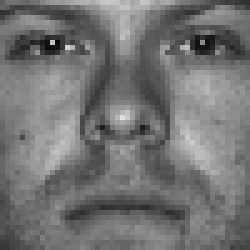
#> input picture facerecognition/yaleBfaces/subset0/person01_01.png, 50 x 50 px, found by its file name (shown 5 times larger); its folder holds only this picture in this run
$ jupyter execute --allow-errors assignment2task2.ipynb
#> lines starting #> are read from the running program, lines starting #| are printed output that depends on the picture
[cell 1]
import numpy as np
import imageio
import os
train_labels = list()
directory = '/yaleBfaces/subset0'
N = len(os.listdir(directory))
T = np.zeros((N,2500))
for i,file in enumerate(os.listdir(directory)):
    img = imageio.imread(os.path.join(directory,file))
#> img is the input picture: shape (50, 50); min 10, max 224, mean 115.6
    T[i,:] = np.float64(img.ravel())
    train_labels.append(''.join(char for char in file.split('_')[0] if char.isdigit()))
train_labels = np.array([int(label) for label in train_labels])
T = np.transpose(T)

[cell 2]
u,s,vh = np.linalg.svd(T)
U = u[:,0:20]

[cell 3]
import matplotlib.pyplot as plt
for j in range(3):
    plt.subplot(1,3,j+1)
    plt.imshow(U[:,j].reshape(50,50))
    plt.show()
#> this loop made 3 passes
#> pass 1, `plt.show()`:
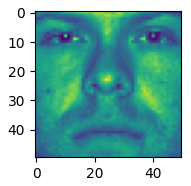
#> figure drawn by matplotlib, 1 panel
#> pass 2, `plt.show()`:
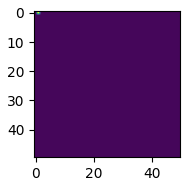
#> figure drawn by matplotlib, 1 panel

[cell 4]
path = 'yaleBfaces/subset0/'
T = np.zeros((2500, 0))
train_labels = list()
for i, file in enumerate(os.listdir(path)):
    img = imageio.imread(os.path.join(path, file))
    img = img.reshape(-1, 1)
#> img = 2500 values, max 224 at index 1174, min 10 at index 411, mean 115.6
    T = np.hstack((T, img))
#> T has the same summary as img
    train_labels.append(''.join(char for char in file.split('_')[0] if char.isdigit()))

train_labels = np.array([int(label) for label in train_labels])
# [4 lines of commented-out code are left out]

idx = np.random.randint(10)
def visualize(T, train_labels):
    plt.figure(figsize=(20, 20))
    for i in range(7):
        plt.subplot(4,3,i+1)
        plt.imshow(T[:,i+7*idx].reshape(50, 50), cmap='gray')
        plt.title(str(train_labels[i+7*idx]))
    plt.show()

#> (the rest of this cell did not finish here and is left out)

$ run again, on facerecognition/yaleBfaces/subset0/person03_01.png
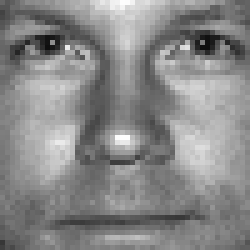
#> input picture facerecognition/yaleBfaces/subset0/person03_01.png, 50 x 50 px, found by its file name (shown 5 times larger)
#> img is the input picture: shape (50, 50); min 15, max 255, mean 136.5
#> the loop `for j in range(3):` made 3 passes
#> pass 1, `plt.show()`:
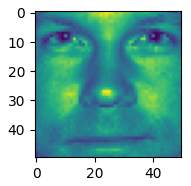
#> figure drawn by matplotlib, 1 panel
#> img = 2500 values, max 255 at index 1374, min 15 at index 459, mean 136.5
#> T has the same summary as img
